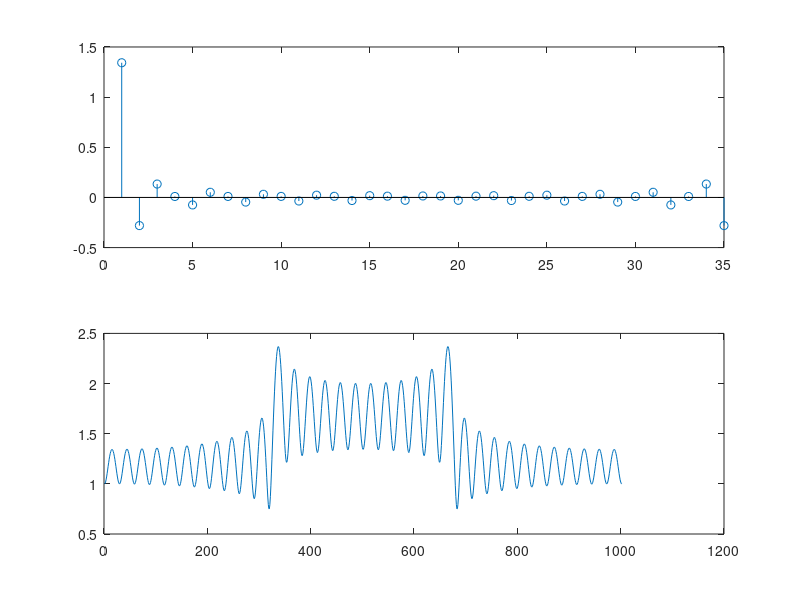
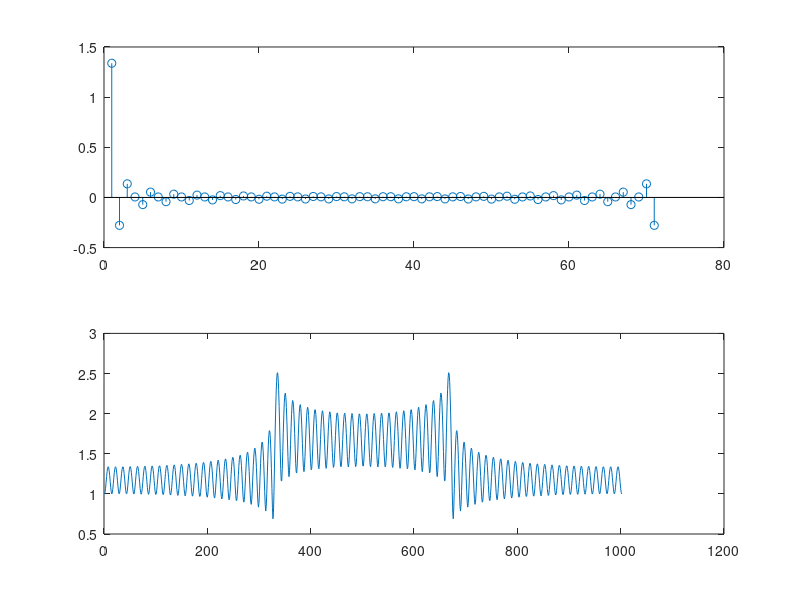

MATLAB code to generate these figures, in order:
%% Part C
clc
N = 35;
Omega = linspace(0,2*pi*(1-1/N),N);
H_d = @(Omega)(mod(Omega,2*pi)>(2*pi)/3) + (mod(Omega,2*pi)<2*pi-(2*pi/3));                                                                % fundamental period of x[n]
H = H_d(Omega);
h = real(ifft(H));
H = freqz(h,1,0:2*pi/1001:2*pi);

figure;
subplot(2,1,1)
stem(h)
subplot(2,1,2)
plot(abs(H))

clc
N = 71;
Omega = linspace(0,2*pi*(1-1/N),N);
H_d = @(Omega)(mod(Omega,2*pi)>(2*pi)/3) + (mod(Omega,2*pi)<2*pi-(2*pi/3));                                                                % fundamental period of x[n]
H = 1.0 * H_d(Omega);
h = real(ifft(H));
H = freqz(h,1,0:2*pi/1001:2*pi);

figure;
subplot(2,1,1)
stem(h)
subplot(2,1,2)
plot(abs(H))


